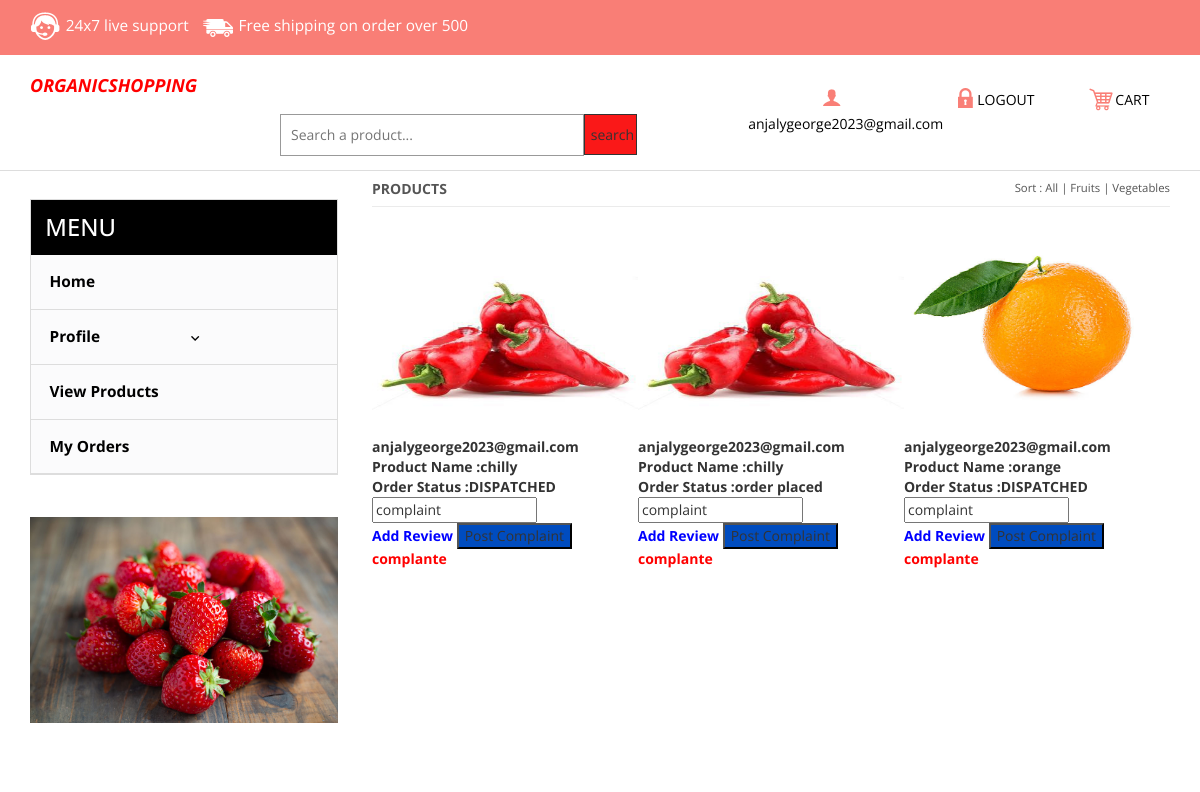
/add_complaint.php (signed in), run on the app's committed database.
### tables this page shows
CREATE TABLE `tbl_customer_order` (
  `customer_order_id` int(10) NOT NULL,
  `email` varchar(30) NOT NULL,
  `stock_product_id` int(10) NOT NULL,
  `delv_adres_id` int(10) NOT NULL,
  `purchase_qty` int(10) NOT NULL,
  `purchase_price` decimal(10,0) NOT NULL,
  `order_date` datetime NOT NULL,
  `delivery_date` date NOT NULL DEFAULT '0000-00-00',
  `status` varchar(15) NOT NULL,
  `otp` varchar(10) NOT NULL
);

CREATE TABLE `tbl_product` (
  `pid` int(11) NOT NULL,
  `rid` int(11) NOT NULL,
  `product_category_id` int(11) NOT NULL,
  `name` varchar(20) NOT NULL,
  `price` varchar(20) NOT NULL,
  `des` text NOT NULL,
  `qunty` float NOT NULL,
  `date` date NOT NULL,
  `image` varchar(20) NOT NULL DEFAULT 'blank.png',
  `picStatus` int(10) NOT NULL
);

CREATE TABLE `tbl_customer_delv_address` (
  `delv_adres_id` int(10) NOT NULL,
  `email` varchar(50) NOT NULL,
  `fname` varchar(40) NOT NULL,
  `Mobile number` varchar(20) NOT NULL,
  `address_line` varchar(50) NOT NULL,
  `landmark` varchar(50) NOT NULL,
  `town_city` varchar(30) NOT NULL,
  `pin_code` varchar(10) NOT NULL,
  `address_type` varchar(10) NOT NULL,
  `status5` varchar(10) NOT NULL
);

### add_complaint.php (the view, shortened to what this page needs)
<?php
if(isset($_SESSION['alogin'])){
	$mail=$_SESSION['alogin'];
?>
<?php
$con=mysqli_connect("localhost","root","","organic_shop_db")or die ("Couldnt connect");
$viewprod="select * FROM ((tbl_customer_order INNER JOIN tbl_product on tbl_customer_order.stock_product_id=tbl_product.pid )INNER JOIN tbl_customer_delv_address
 on tbl_customer_order.delv_adres_id=tbl_customer_delv_address.delv_adres_id and tbl_customer_order.email='$mail' )";
$d_seller_prod=mysqli_query($con,$viewprod);
?>
<!DOCTYPE html>
<html>
<head>
<link href="css/bootstrap.css" rel="stylesheet" type="text/css" media="all" />
<link href="css/style.css" rel="stylesheet" type="text/css" media="all" />
</head>
<body>
	<div class="header">
		<div class="top-header">
			<div class="container">
				<div class="top-header-left">
					<ul class="support">
						<li><a href="#"><label> </label></a></li>
						<li><a href="#">24x7 live<span class="live"> support</span></a></li>
					</ul>
					<ul class="support">
						<li class="van"><a href="#"><label> </label></a></li>
						<li><a href="#">Free shipping <span class="live">on order over 500</span></a></li>
					</ul>
					<div class="clearfix"> </div>
				</div>
					<div class="clearfix"> </div>
				</div>
			</div>
		</div>
		<div class="bottom-header">
			<div class="container">
				<div class="header-bottom-left">
					<div class="logo">
						<font size="4"><strong><i> <b><p style="color:red;">ORGANICSHOPPING </p> </b></i></strong></font>
					</div>
					<div class="w3l_search" style="margin-top:5px;margin-left:250px">
									<form action="search_prod_action.php" method="POST">
										<input type="text" name="product" id="product" placeholder="Search a product..." required>
										<input type="submit" name="search" id="search" value=" search">
									</form>
						</div>
					<div class="clearfix"> </div>
				</div>
				<div class="header-bottom-right">
						<div class="account"><a href="customer_profile.php"><span> </span><?php echo $mail?></a></div>
							<ul class="login">
								<li><a href="logout.php"><span> </span>LOGOUT</a></li>
							</ul>
						<div class="cart"><a href="cart_view.php"><span> </span>CART</a></div>
				</div>
				<div class="clearfix"> </div>
			</div>
		</div>
	<div class="container">
	<div class="women-product">
		<div class=" w_content">
			<div class="women">
				<a href="view_products.php"><b><h4>PRODUCTS <span></span> </b></h4></a>
				<ul class="w_nav">
					<li>Sort : </li>
					<li><a class="active" href="view_products.php">All</a></li> |
			     	<li><a  href="view_products_fruit.php">Fruits</a></li> |
			     	<li><a href="view_products_vegetables.php">Vegetables </a></li>
			     </ul>
			     <div class="clearfix"> </div>
			</div>
		</div>
		<div class="grid-product">
			  <?php while ($rowp=mysqli_fetch_array($d_seller_prod))
					{
						?>
		  <div class="  product-grid">
		  <form action="viewproduct.php" method="POST" name="prod" id="prod">
			<div class="content_box">
			   	<div class="left-grid-view grid-view-left">
			   	   	 <img src="uploads/products/<?php echo $rowp['image'] ?>"  class="img-responsive watch-right" alt="image"/style="width:300px;height:200px;">
				</div>
				   <b> <b>  <?php   echo $rowp['email'] ;
					?></b>
					<br>
					Product Name :<?php   echo $rowp['name'] ?> <br>
				    Order Status :<?php   echo $rowp['status'] ?></b><br>
				 	 <input type="text" name="prod_id" id="prod_id" value="complaint">
				 <br>
				 <a href="add_complaint.php?pid=<?php echo $rowp['customer_order_id'];?>&action=edit" background="#FF5733 "; style="color:blue;" ><b>Add Review</b></a>
                   <input type="submit" name="add_complaint" id="add_complaint" value="Post Complaint" class="button1" style=" background-color: #004CBF;"></ class="button1" ></td>
<a href="delete_seller_prod.php?pid=<?php echo $rowp['pid'];?>&action=delete" background="green";  onclick="return (confirm('Are You Sure To Delete The Record?'));" style="color:red;" ><b>complante </b></a>
			   	</div>
              </div>
			  	<?php }
				?>
		</div>
	</div>
	<div class="sub-cate">
				<div class=" top-nav rsidebar span_1_of_left">
					<h3 class="cate">MENU</h3>
		   <ul class="menu">
		 <ul class="kid-menu">
		<li><a href="seller_home.php"> Home</a></li>
		</ul>
		<li class="item2"><a href="#">Profile<img class="arrow-img " src="images/arrow1.png" alt=""/></a>
		</li>
		<ul class="kid-menu ">
				<li><a href="view_products.php">View Products</a></li>
				<li><a href="customer_view_orders1.php">My Orders</a></li>
			</ul>
	</ul>
					</div>
	   		     		<img class="img-responsive chain" src="images/a.jpg" alt=" " />
			</div>
	<div class="clearfix"> </div>
</div>
</body>
</html>
<?php
}
else
{
	header('Location:login.php');
}
?>

### css/style.css (style rules this page uses)
body { background: #fff; font-family: 'Open Sans', sans-serif; }
body a { transition: 0.5s all; -webkit-transition: 0.5s all; -o-transition: 0.5s all; -ms-transition: 0.5s all; -moz-transition: 0.5s all; }
.top-header { background: #F97E76; padding: 0.7em 0; }
.top-header-left { float: left; }
ul.support { padding: 0 1em 0 0em; margin: 0; float: left; }
ul.support li { display: inline-block; }
ul.support li label { background: url(../images/img-sprite.png)-2px -27px; width: 32px; height: 30px; display:inline-block; vertical-align: middle; }
ul.support li.van a label { background-position: -46px -25px; }
ul.support li a { text-decoration:none; font-size: 1.1em; color: #fff; }
.bottom-header { border-bottom: 1px solid #ddd; padding: 0.7em 0 1em; }
.header-bottom-left { float: left; width: 55%; }
.logo { float:left; width: 27%; margin-top:9px; }
.header-bottom-right { float: right; width: 37%; text-align: center; padding-top:1.7em; }
.account,.cart { float:left; width:40%; }
.cart { width:24%; }
.account a span { background: url(../images/img-sprite.png)-117px -30px; width: 26px; height: 26px; display: inline-block; vertical-align: middle; }
.account a,.cart a ,ul.login li a { text-decoration:none; font-size: 1em; color: #000; }
.cart a span { background: url(../images/img-sprite.png) -172px -28px; width: 26px; height: 26px; display: inline-block; vertical-align: middle; }
ul.login { float:left; width:36%; margin:0; }
ul.login li { display:inline-block; }
ul.login li a span { background: url(../images/img-sprite.png) -143px -29px; width: 26px; height: 26px; display: inline-block; vertical-align: middle; }
h3.cate { color: #fff; font-size: 1.7em; padding: 0.6em ; background: #000; margin: 0; }
ul.kid-menu { display: block !important; }
.menu { width: auto; height: auto; padding: 0; list-style: none; margin: 0; background: #FBFBFC; }
ul { padding: 0; list-style: none; }
.menu > li > a { width: 100%; line-height: 3.5em; text-indent: 1.2em; display: block; position: relative; color: #000; font-size: 1.1em; text-decoration:none; border-bottom: 1px solid #ddd; font-weight:700; }
.menu ul li a { width: 100%; display: block; position: relative; font-size:1.1em; font-weight: 400; color: #000; text-decoration:none; border-bottom: 1px solid #ddd; font-weight:700; line-height: 3.5em; text-indent: 1.2em; }
.menu ul.kid-menu li a { border-bottom: none; }
ul.kid-menu { padding: 0; margin: 0; }
ul.kid-menu li { list-style: none; border-bottom: 1px solid #ddd; }
.arrow-img { padding: 0em 0em 0 6.5em; }
.sub-cate,.slide-grid { float: left; }
.top-nav { border: 1px solid #ddd; }
.sub-cate { width: 27%; margin: 2em 2em 0 0; }
.chain { margin: 0 auto; padding: 3em 0; }
.women-product,.account_grid,.register,.single_top,.main { width: 70%; float: right; }
.women { text-align: left; border-bottom: 1px solid #ebebeb; }
.women h4 { float:left; font-size:1em; text-transform:uppercase; color: #333333; }
.women h4 { color:#555555; }
.w_nav { float:right; color:#555555; font-size:0.8125em; padding:0.8em 0 0; list-style:none; margin: 0 }
.w_nav li { display: inline-block; }
.w_nav li a { display: block; color:#555555; text-transform:capitalize; }
.grid-product { display:block; margin: 2% 0; }
.product-grid { float: left; width: 33.333%; }
.left-grid-view { overflow: hidden; position: relative; margin-bottom: 1em; }
.grid-view-left img { -webkit-transition: all 0.3s ease-in-out; -moz-transition: all 0.3s ease-in-out; -o-transition: all 0.3s ease-in-out; -ms-transition: all 0.3s ease-in-out; transition: all 0.3s ease-in-out; margin: 0 auto; }
@media (max-width:1280px) { .arrow-img { padding: 0em 0em 0 5.5em; } }

### add_complaint.php (style rules this page uses)
.w3l_search { float: left; width: 57%; margin:.1em 0 0em 10em; }
.w3l_search input[type="text"] { outline: none; padding: 10px; color: #212121; font-size: 14px; width: 85%; background: #fff; border: 1px solid #999; float: left; }
.w3l_search input[type="submit"] { outline: none; padding: 10px 0 9px; width: 15%; border: 1px solid; position: relative; background: #FA1818; }

### data on the page
tbl_customer_order: stock_product.image (picture), delv_adres.email "anjalygeorge2023@gmail.com", stock_product.name "chilly", status "DISPATCHED"
tbl_customer_order: stock_product.image (picture), delv_adres.email "anjalygeorge2023@gmail.com", stock_product.name "chilly", status "order placed"
tbl_customer_order: stock_product.image (picture), delv_adres.email "anjalygeorge2023@gmail.com", stock_product.name "orange", status "DISPATCHED"

### other printed values
$mail "anjalygeorge2023@gmail.com"
